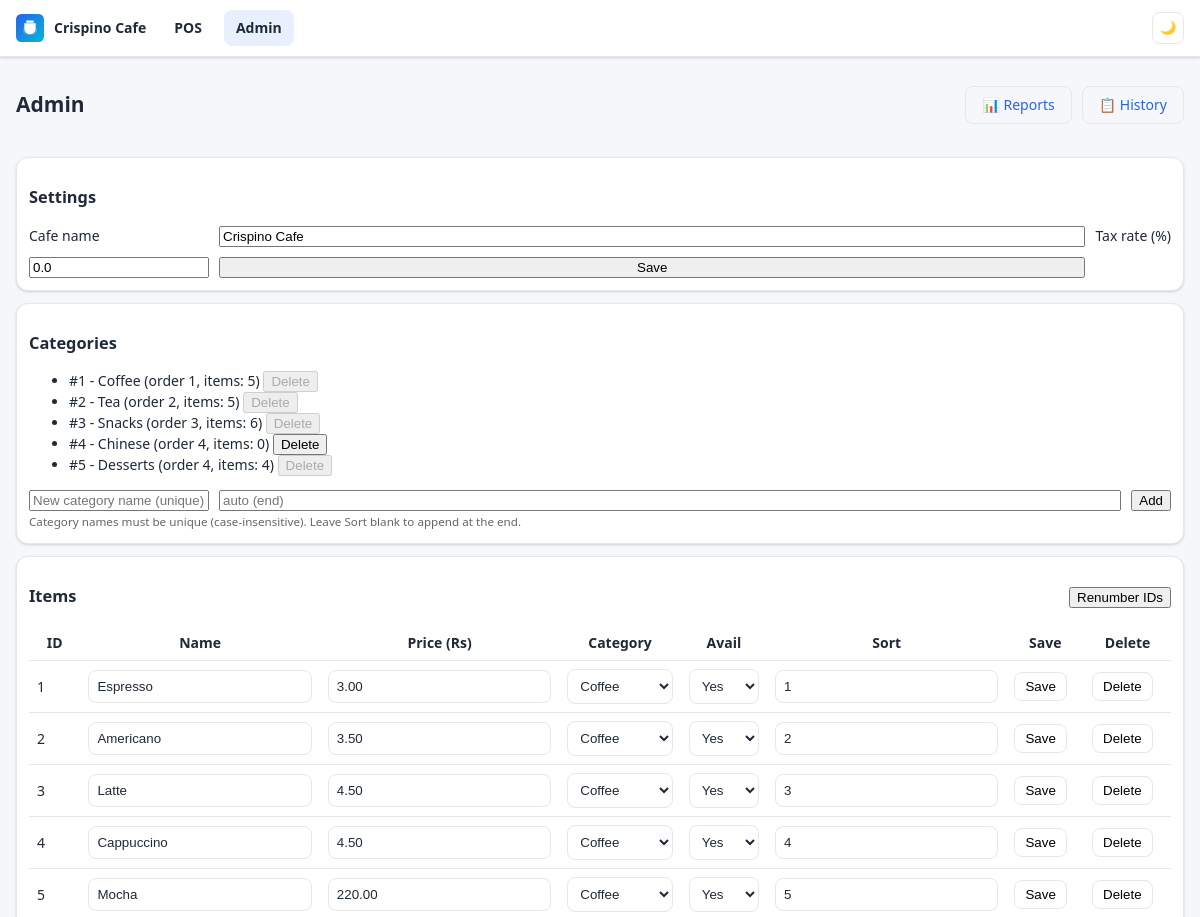
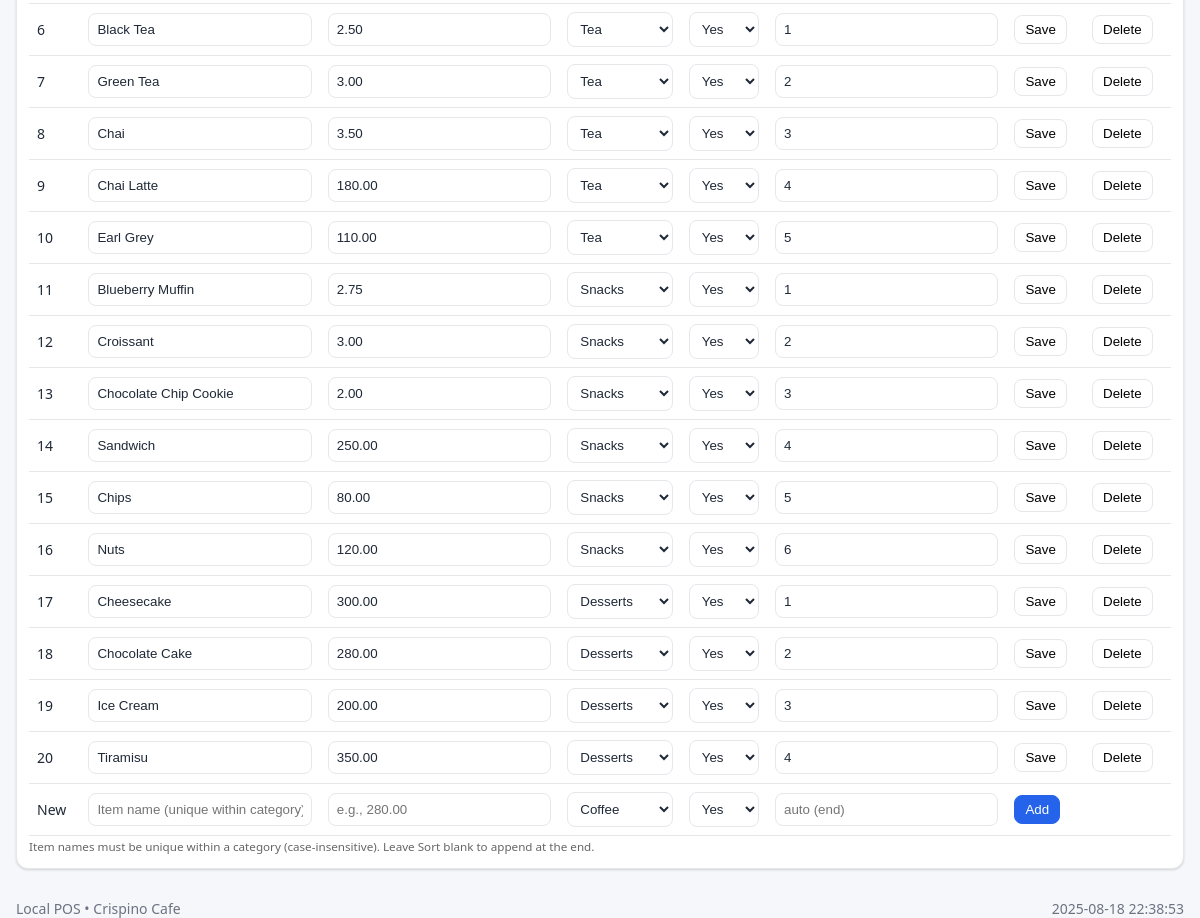
The page /admin on the database its author committed (2 pictures, top to bottom).
### tables this page shows
CREATE TABLE settings (
                key TEXT PRIMARY KEY,
                value TEXT NOT NULL
            );

CREATE TABLE "categories" (id INTEGER PRIMARY KEY, name TEXT NOT NULL, sort_order INTEGER NOT NULL DEFAULT 0);

CREATE TABLE "items" (id INTEGER PRIMARY KEY, name TEXT NOT NULL, price_cents INTEGER NOT NULL, category_id INTEGER NOT NULL, available INTEGER NOT NULL DEFAULT 1, sort_order INTEGER NOT NULL DEFAULT 0);

### app/main.py (the view)
@app.get("/admin", response_class=HTMLResponse)
def admin_home(request: Request):
    cats = db.list_categories()
    items = db.list_items(include_unavailable=True)
    cafe_name = db.get_setting("cafe_name") or "Crispino Cafe"
    tax_rate = db.get_setting("tax_rate_percent") or "0"
    error = request.query_params.get("error", "")
    return templates.TemplateResponse(
        "admin.html",
        {"request": request, "categories": cats, "items": items, "cafe_name": cafe_name, "tax_rate": tax_rate, "error": error},
    )

### app/templates/admin.html (shortened to what this page needs)
{% extends "base.html" %}
{% block content %}
<div style="display: flex; justify-content: space-between; align-items: center; margin-bottom: 20px;">
  <h2>Admin</h2>
  <div style="display: flex; gap: 10px;">
    <a href="/admin/reports" class="btn" style="padding: 8px 16px; border: 1px solid var(--border); border-radius: var(--radius-sm); text-decoration: none;">📊 Reports</a>
    <a href="/admin/history" class="btn" style="padding: 8px 16px; border: 1px solid var(--border); border-radius: var(--radius-sm); text-decoration: none;">📋 History</a>
  </div>
</div>
<section class="admin-section">
  <h3>Settings</h3>
  <form method="post" action="/admin/settings" class="form-grid">
    <label>Cafe name</label>
    <input type="text" name="cafe_name" value="{{ cafe_name }}">
    <label>Tax rate (%)</label>
    <input type="number" name="tax_rate_percent" value="{{ tax_rate }}" step="0.01" min="0">
    <button type="submit" class="primary">Save</button>
  </form>
</section>
<section class="admin-section">
  <h3>Categories</h3>
  <ul>
    {% for c in categories %}
      <li>
        #{{ c["id"] }} - {{ c["name"] }} (order {{ c["sort_order"] }}, items: {{ c["item_count"] }})
        <form method="post" action="/admin/category/delete" style="display:inline;" onsubmit="return confirm('Delete category {{ c['name'] }}? This is only allowed if it has no items.');">
          <button type="submit" {% if c["item_count"] > 0 %}disabled title="Remove or move items first"{% endif %}>Delete</button>
        </form>
      </li>
    {% endfor %}
  </ul>
  <form method="post" action="/admin/category/new" class="form-grid">
    <input type="text" name="name" placeholder="New category name (unique)" required>
    <input type="number" name="sort_order" placeholder="auto (end)">
    <button type="submit">Add</button>
  </form>
  <small style="color:#666;">Category names must be unique (case-insensitive). Leave Sort blank to append at the end.</small>
</section>
<section class="admin-section">
  <h3 style="display:flex;align-items:center;gap:10px;">
    <span>Items</span>
    <form method="post" action="/admin/renumber" style="margin-left:auto;">
      <button type="submit" title="Compact IDs to 1..N by current order">Renumber IDs</button>
    </form>
  </h3>
  <table class="items-table">
    <thead>
      <tr><th>ID</th><th>Name</th><th>Price (Rs)</th><th>Category</th><th>Avail</th><th>Sort</th><th>Save</th><th>Delete</th></tr>
    </thead>
    <tbody>
      {% for i in items %}
      <tr>
        <form method="post" action="/admin/item/update">
          <td>{{ i["id"] }}<input type="hidden" name="item_id" value="{{ i['id'] }}"></td>
          <td><input type="text" name="name" value="{{ i['name'] }}" required></td>
          <td><input type="number" name="price_rupees" value="{{ '%.2f' % (i['price_cents']/100) }}" step="0.01"></td>
          <td>
            <select name="category_id">
              {% for c in categories %}
                <option value="{{ c['id'] }}" {% if c['id'] == i['category_id'] %}selected{% endif %}>{{ c["name"] }}</option>
              {% endfor %}
            </select>
          </td>
          <td>
            <select name="available">
              <option value="1" {% if i['available'] %}selected{% endif %}>Yes</option>
            </select>
          </td>
          <td><input type="number" name="sort_order" value="{{ i['sort_order'] }}"></td>
          <td><button type="submit">Save</button></td>
        </form>
        <td>
          <form method="post" action="/admin/item/delete" onsubmit="return confirm('Delete item {{ i['name'] }}?');">
            <button type="submit">Delete</button>
          </form>
        </td>
      </tr>
      {% endfor %}
      <tr>
        <form method="post" action="/admin/item/new">
          <td>New</td>
          <td><input type="text" name="name" placeholder="Item name (unique within category)" required></td>
          <td><input type="number" name="price_rupees" placeholder="e.g., 280.00" required step="0.01"></td>
          <td>
            <select name="category_id">
              {% for c in categories %}
                <option value="{{ c['id'] }}">{{ c["name"] }}</option>
              {% endfor %}
            </select>
          </td>
          <td>
            <select name="available">
              <option value="1">Yes</option>
            </select>
          </td>
          <td><input type="number" name="sort_order" placeholder="auto (end)"></td>
          <td><button type="submit" class="primary">Add</button></td>
          <td></td>
        </form>
      </tr>
    </tbody>
  </table>
  <small style="color:#666;">Item names must be unique within a category (case-insensitive). Leave Sort blank to append at the end.</small>
</section>
{% endblock %}

### app/templates/base.html (shortened to what this page needs)
<!DOCTYPE html>
<html lang="en">
<head>
  <link rel="stylesheet" href="/static/app.css" />
</head>
<body>
  <header class="topbar">
    <div class="brand">
      <img src="/static/logo.svg" alt="Logo" />
      <span>{{ cafe_name if cafe_name else "Crispino Cafe" }}</span>
    </div>
    <nav class="topnav">
      <a href="/" class="{{ 'active' if request.url.path == '/' else '' }}">POS</a>
      <a href="/admin" class="{{ 'active' if request.url.path.startswith('/admin') else '' }}">Admin</a>
    </nav>
    <div class="top-actions">
      <button id="themeToggle" class="dark-mode-toggle" title="Toggle dark mode" aria-label="Toggle dark mode">
        <span id="themeIcon">🌓</span>
      </button>
    </div>
  </header>
  <main class="container">
    {% block content %}{% endblock %}
  </main>
  <footer class="footer">
    <div>Local POS • {{ cafe_name if cafe_name else "Crispino Cafe" }}</div>
    <div id="clock"></div>
  </footer>
</body>
</html>

### app/static/app.css (style rules this page uses)
:root { --bg:#f6f7fb; --surface:#ffffff; --text:#1f2937; --muted:#6b7280; --primary:#2563eb; --primary-600:#1d4ed8; --accent:#06b6d4; --danger:#e11d48; --ok:#10b981; --border:#e5e7eb; --shadow: 0 1px 3px 0 rgba(0, 0, 0, 0.1), 0 1px 2px 0 rgba(0, 0, 0, 0.06); --shadow-lg: 0 10px 15px -3px rgba(0, 0, 0, 0.1), 0 4px 6px -2px rgba(0, 0, 0, 0.05); --radius: 12px; --radius-sm: 8px; --transition: all 0.2s ease; }
* { box-sizing:border-box }
html,body { height:100% }
body { margin:0; background:var(--bg); color:var(--text); font: 14px/1.4 system-ui, -apple-system, Segoe UI, Roboto, "Helvetica Neue", Arial, "Noto Sans", "Liberation Sans", sans-serif; transition: var(--transition); }
a { color:var(--primary); text-decoration:none }
.topbar { position:sticky; top:0; z-index:10; display:flex; align-items:center; gap:16px; padding:10px 16px; background:var(--surface); border-bottom:1px solid var(--border); box-shadow: var(--shadow); }
.brand { display:flex; align-items:center; gap:10px; font-weight:700 }
.brand img { width:28px;height:28px }
.topnav { display:flex; gap:10px; flex:1 }
.topnav a { padding:8px 12px; border-radius:var(--radius-sm); color:var(--text); font-weight:600; transition: var(--transition); }
.topnav a.active, .topnav a:hover { background:rgba(37,99,235,0.1) }
.top-actions { display: flex; gap: 8px; align-items: center; }
.top-actions button { border:1px solid var(--border); background:var(--surface); color:var(--text); border-radius:var(--radius-sm); padding:6px 10px; cursor:pointer; transition: var(--transition); }
.container { max-width:1200px; margin:16px auto; padding:0 16px }
.footer { margin:30px 0 20px; display:flex; justify-content:space-between; padding:0 16px; color:var(--muted); }
.admin-section { background:var(--surface); border:1px solid var(--border); border-radius:var(--radius); padding:12px; margin:12px 0; box-shadow: var(--shadow); }
.items-table { width:100%; border-collapse:collapse }
.items-table th, .items-table td { border-bottom:1px solid var(--border); padding:8px }
.items-table input, .items-table select { width:100%; padding:8px; border:1px solid var(--border); border-radius:8px; background:var(--surface); color:var(--text); transition: var(--transition); }
.items-table button { padding:6px 10px; border:1px solid var(--border); background:var(--surface); border-radius:8px; cursor:pointer; transition: var(--transition); }
.items-table .primary { background:var(--primary); color:#fff; border-color:var(--primary) }
form.form-grid { display:grid; grid-template-columns: 180px 1fr auto; gap:10px; align-items:center }
.dark-mode-toggle { background: none; border: 1px solid var(--border); border-radius: 50%; width: 32px; height: 32px; cursor: pointer; display: flex; align-items: center; justify-content: center; transition: var(--transition); }

### rows shown on the page
settings: value "Crispino Cafe", cafe_name "Crispino Cafe"
settings: tax_rate_percent "0.0"
categories: id "1", name "Coffee", sort_order "1", item_count "5"
categories: id "2", name "Tea", sort_order "2", item_count "5"
categories: id "3", name "Snacks", sort_order "3", item_count "6"
categories: id "4", name "Chinese", sort_order "4", item_count "0"
categories: id "5", name "Desserts", sort_order "4", item_count "4"
items: id "1", name "Espresso", price_rupees "3.00", category_id "Coffee", available "Yes", sort_order "1"
items: id "2", name "Americano", price_rupees "3.50", category_id "Coffee", available "Yes", sort_order "2"
items: id "3", name "Latte", price_rupees "4.50", category_id "Coffee", available "Yes", sort_order "3"
items: id "4", name "Cappuccino", price_rupees "4.50", category_id "Coffee", available "Yes", sort_order "4"
items: id "5", name "Mocha", price_rupees "220.00", category_id "Coffee", available "Yes", sort_order "5"
items: id "6", name "Black Tea", price_rupees "2.50", category_id "Tea", available "Yes", sort_order "1"
items: id "7", name "Green Tea", price_rupees "3.00", category_id "Tea", available "Yes", sort_order "2"
items: id "8", name "Chai", price_rupees "3.50", category_id "Tea", available "Yes", sort_order "3"
items: id "9", name "Chai Latte", price_rupees "180.00", category_id "Tea", available "Yes", sort_order "4"
items: id "10", name "Earl Grey", price_rupees "110.00", category_id "Tea", available "Yes", sort_order "5"
items: id "11", name "Blueberry Muffin", price_rupees "2.75", category_id "Snacks", available "Yes", sort_order "1"
items: id "12", name "Croissant", price_rupees "3.00", category_id "Snacks", available "Yes", sort_order "2"
items: id "13", name "Chocolate Chip Cookie", price_rupees "2.00", category_id "Snacks", available "Yes", sort_order "3"
items: id "14", name "Sandwich", price_rupees "250.00", category_id "Snacks", available "Yes", sort_order "4"
items: id "15", name "Chips", price_rupees "80.00", category_id "Snacks", available "Yes", sort_order "5"
items: id "16", name "Nuts", price_rupees "120.00", category_id "Snacks", available "Yes", sort_order "6"
items: id "17", name "Cheesecake", price_rupees "300.00", category_id "Desserts", available "Yes", sort_order "1"
items: id "18", name "Chocolate Cake", price_rupees "280.00", category_id "Desserts", available "Yes", sort_order "2"
items: id "19", name "Ice Cream", price_rupees "200.00", category_id "Desserts", available "Yes", sort_order "3"
items: id "20", name "Tiramisu", price_rupees "350.00", category_id "Desserts", available "Yes", sort_order "4"

### other values the page prints
form field category_id "Coffee"
